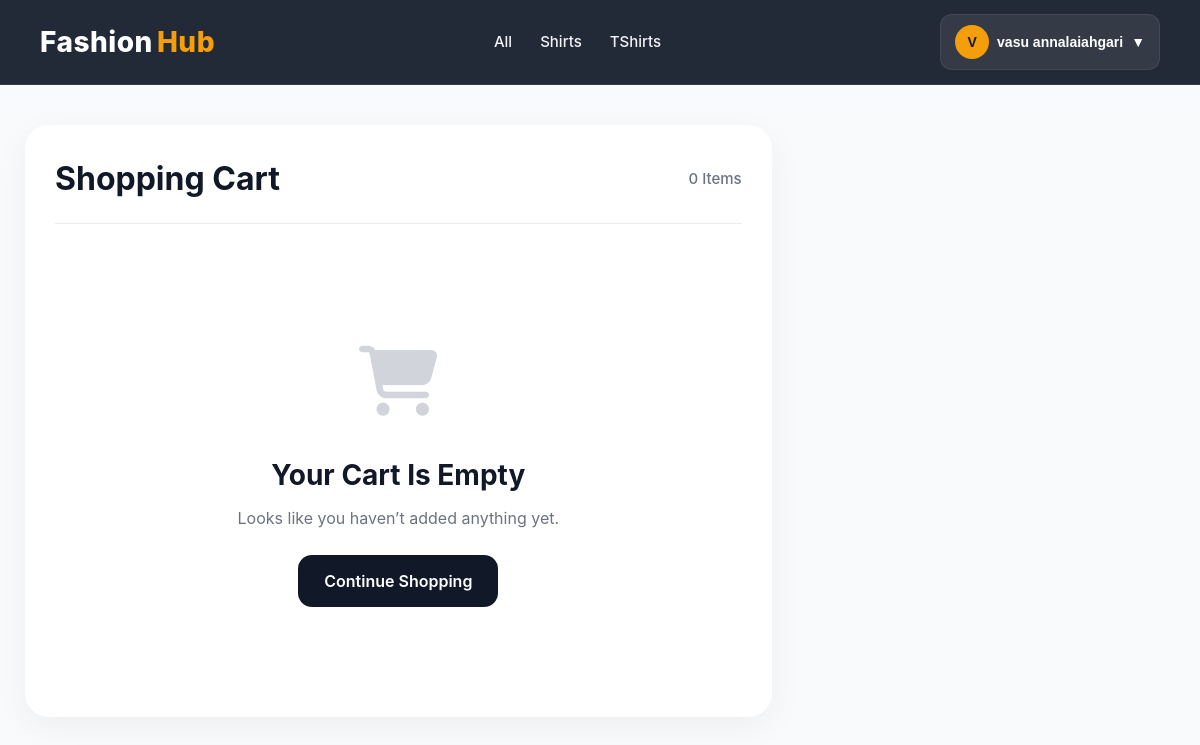
The page /cart/ (signed in) on the database as committed earlier.
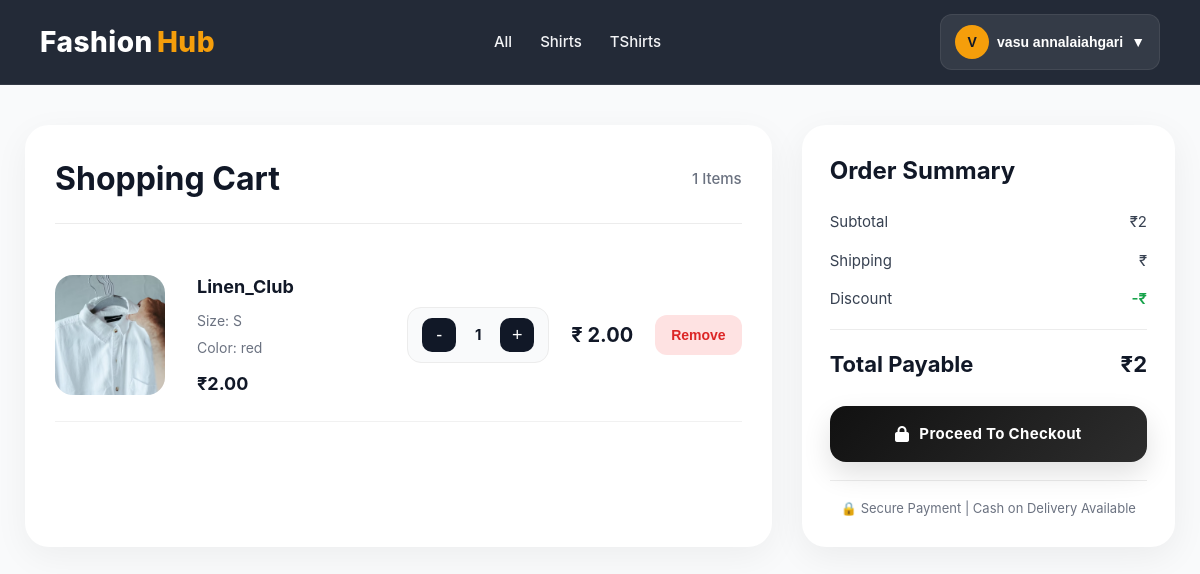
The same page on the database as committed later.
### products/models.py (models this page shows, shortened)
class BaseModel(models.Model):
    created_at = models.DateTimeField(
        auto_now_add=True
    )
    updated_at = models.DateTimeField(
        auto_now=True
    )
    class Meta:
        abstract = True

class Category(BaseModel):
    name = models.CharField(
        max_length=100,
        unique=True
    )
    slug = models.SlugField(
        unique=True,
        blank=True
    )
    image = models.ImageField(
        upload_to='categories/',
        blank=True,
        null=True
    )
    is_active = models.BooleanField(default=True)
    class Meta:
        verbose_name_plural = "Categories"
        ordering = ['name']
        indexes = [
            models.Index(fields=['slug']),
            models.Index(fields=['is_active']),
        ]

class ProductImage(BaseModel):
    product = models.ForeignKey(
        Product,
        on_delete=models.CASCADE,
        related_name='images'
    )
    image = models.ImageField(
        upload_to='products/'
    )
    is_primary = models.BooleanField(default=False)
    class Meta:
        ordering = ['-is_primary']

class ProductVariant(BaseModel):
    product = models.ForeignKey(
        Product,
        on_delete=models.CASCADE,
        related_name='variants'
    )
    size = models.ForeignKey(
        Size,
        on_delete=models.CASCADE,
        related_name='variants'
    )
    color = models.ForeignKey(
        Color,
        on_delete=models.CASCADE,
        related_name='variants'
    )
    sku = models.CharField(
        max_length=100,
        unique=True
    )
    wholesale_price = models.DecimalField(
        max_digits=10,
        decimal_places=2
    )
    stock_quantity = models.PositiveIntegerField(default=0)
    is_active = models.BooleanField(default=True)
    class Meta:
        unique_together = ['product', 'size', 'color']
        indexes = [
            models.Index(fields=['sku']),
            models.Index(fields=['stock_quantity']),
        ]

class Product(BaseModel):
    STATUS_CHOICES = (
        ('draft', 'Draft'),
        ('published', 'Published'),
        ('out_of_stock', 'Out Of Stock'),
    )
    id = models.UUIDField(
        primary_key=True,
        default=uuid.uuid4,
        editable=False
    )
    category = models.ForeignKey(
        Category,
        on_delete=models.CASCADE,
        related_name='products'
    )
    brand = models.ForeignKey(
        Brand,
        on_delete=models.CASCADE,
        related_name='products'
    )
    name = models.CharField(max_length=255)
    slug = models.SlugField(
        unique=True,
        blank=True
    )
    description = models.TextField()
    material = models.CharField(
        max_length=255,
        blank=True,
        null=True
    )
    minimum_order_quantity = models.PositiveIntegerField(
        default=1
    )
    status = models.CharField(
        max_length=20,
        choices=STATUS_CHOICES,
        default='draft'
    )
    is_featured = models.BooleanField(default=False)
    is_active = models.BooleanField(default=True)
    meta_title = models.CharField(
        max_length=255,
        blank=True,
        null=True
    )
    meta_description = models.TextField(
        blank=True,
        null=True
    )
    class Meta:
        ordering = ['-created_at']
        indexes = [
            models.Index(fields=['slug']),
            models.Index(fields=['status']),
            models.Index(fields=['is_active']),
        ]

class Size(BaseModel):
    name = models.CharField(
        max_length=20,
        unique=True
    )
    sort_order = models.PositiveIntegerField(default=0)
    class Meta:
        ordering = ['sort_order']

class Color(BaseModel):
    name = models.CharField(
        max_length=50,
        unique=True
    )
    hex_code = models.CharField(
        max_length=10,
        blank=True,
        null=True
    )
    class Meta:
        ordering = ['name']

### accounts/models.py (models this page shows, shortened)
class User(AbstractUser):
    username = None
    email = models.EmailField(
        unique=True
    )
    phone = models.CharField(
        max_length=10,
        unique=True
    )
    full_name = models.CharField(
        max_length=150
    )
    is_email_verified = models.BooleanField(
        default=False
    )
    USERNAME_FIELD = "email"
    REQUIRED_FIELDS = ["phone"]
    objects = UserManager()

### carts/models.py (models this page shows, shortened)
class Cart(models.Model):
    user = models.OneToOneField(
        settings.AUTH_USER_MODEL,
        on_delete=models.CASCADE,
        related_name='cart'
    )
    created_at = models.DateTimeField(auto_now_add=True)
    updated_at = models.DateTimeField(auto_now=True)
    @property
    def subtotal(self):
        result = self.items.aggregate(
            total=Sum(
                ExpressionWrapper(
                    F('quantity') * F('variant__wholesale_price'),
                    output_field=DecimalField()
                )
            )
        )['total']
        return result or Decimal("0.00")
    @property
    def total_items(self):
        return self.items.aggregate(
            total=Sum('quantity')
        )['total'] or 0
    @property
    def total_amount(self):
        return self.subtotal

class CartItem(models.Model):
    cart = models.ForeignKey(
        Cart,
        on_delete=models.CASCADE,
        related_name='items'
    )
    variant = models.ForeignKey(
        ProductVariant,
        on_delete=models.CASCADE,
        related_name='cart_items'
    )
    quantity = models.PositiveIntegerField(default=1)
    created_at = models.DateTimeField(auto_now_add=True)
    class Meta:
        constraints = [
            models.UniqueConstraint(
                fields=['cart', 'variant'],
                name='unique_cart_variant'
            )
        ]
    @property
    def total_price(self):
        if not self.variant:
            return Decimal("0.00")
        return self.quantity * self.variant.wholesale_price

### carts/views.py (the view)
@login_required
def cart_view(request):
    cart, _ = Cart.objects.get_or_create(user=request.user)
    items = (
        cart.items
        .select_related(
            "variant__product",
            "variant__size",
            "variant__color"
        )
        .all()
    )
    return render(request, "carts/carts.html", {
        "cart": cart,
        "items": items
    })

### home/context_processors.py (called while the page is built)
def global_data(request):
    return {
        "categories": Category.objects.all()
    }

### carts/templates/carts/carts.html (shortened to what this page needs)
{% load static %}
<!DOCTYPE html>
<html lang="en">
<head>
    <link rel="stylesheet"
          href="{% static 'carts/css/carts.css' %}">
    <link rel="stylesheet"
          href="https://cdnjs.cloudflare.com/ajax/libs/font-awesome/6.5.1/css/all.min.css">
</head>
<body>
{% include 'partials/navbar.html' %}
<div class="cart-container">
    <div class="cart-left">
        <div class="cart-header">
            <h1>Shopping Cart</h1>
            <p>
                <span id="cart-count">
                    {{ cart.total_items }}
                </span>
                Items
            </p>
        </div>
        {% for item in items %}
        <div class="cart-card"
             id="cart-item-{{ item.id }}">
            <div class="cart-image">
                {% with img=item.variant.product.images.first %}
                    {% if img %}
                        <img src="{{ img.image.url }}"
                             alt="{{ item.variant.product.name }}">
                    {% endif %}
                {% endwith %}
            </div>
            <div class="cart-content">
                <h3>
                    {{ item.variant.product.name }}
                </h3>
                <p>
                    Size:
                    {{ item.variant.size.name }}
                </p>
                <p>
                    Color:
                    {{ item.variant.color.name }}
                </p>
                <div class="price">
                    ₹{{ item.variant.wholesale_price }}
                </div>
            </div>
            <div class="qty-box">
                <button onclick="updateQty(
                    {{ item.id }},
                    'decrease'
                )">
                    -
                </button>
                <span id="qty-{{ item.id }}">
                    {{ item.quantity }}
                </span>
                <button onclick="updateQty(
                    {{ item.id }},
                    'increase'
                )">
                    +
                </button>
            </div>
            <div class="item-total">
                ₹<span id="total-{{ item.id }}">
                    {{ item.total_price }}
                </span>
            </div>
            <button class="remove-btn"
                    onclick="removeItem(
                        {{ item.id }}
                    )">
                Remove
            </button>
        </div>
        {% empty %}
        <div class="empty-cart">
            <div class="empty-cart-icon">
                <i class="fa-solid fa-cart-shopping"></i>
            </div>
            <h2>Your Cart Is Empty</h2>
            <p>
                Looks like you haven’t added anything yet.
            </p>
            <a href="/"
               class="continue-shopping-btn">
                Continue Shopping
            </a>
        </div>
        {% endfor %}
    </div>
    {% if cart.total_items > 0 %}
    <div class="cart-summary">
        <div class="summary-header">
            <h2>Order Summary</h2>
        </div>
        <div class="summary-row">
            <span>Subtotal</span>
            <span id="cart-subtotal">
                ₹{{ cart.subtotal }}
            </span>
        </div>
        <div class="summary-row">
            <span>Shipping</span>
            <span id="cart-shipping">
                {% if cart.subtotal > 999 %}
                    FREE
                {% else %}
                    ₹{{ cart.shipping_charge }}
                {% endif %}
            </span>
        </div>
        <div class="summary-row discount">
            <span>Discount</span>
            <span id="cart-discount">
                -₹{{ cart.discount_amount }}
            </span>
        </div>
        <hr class="divider">
        <div class="summary-row total">
            <span>Total Payable</span>
            <span id="cart-total">
                ₹{{ cart.total_amount }}
            </span>
        </div>
        <a href="{% url 'checkout' %}"
           class="checkout-btn">
            <i class="fas fa-lock"></i>
            Proceed To Checkout
        </a>
        <div class="secure-box">
            🔒 Secure Payment |
            Cash on Delivery Available
        </div>
    </div>
    {% endif %}
</div>
</body>
</html>

### home/templates/partials/navbar.html (shortened to what this page needs)
{% load static %}
<link rel="stylesheet" href="{% static 'home/css/navbar.css' %}">
<header class="header" id="header">
    <a href="/" class="logo">
        Fashion<span>Hub</span>
    </a>
      <nav class="nav" id="nav">
    <a href="{% url 'product_list' %}">All</a>
    {% for category in categories %}
        <a href="{% url 'product_list' %}?category={{ category.slug }}">
            {{ category.name }}
        </a>
    {% endfor %}
</nav>
    <div class="nav-actions">
        {% if request.user.is_authenticated %}
        <div class="account-dropdown" id="accountWrapper">
            <button class="account-btn" id="accountBtn" type="button">
                <span class="account-avatar">
                    {{ request.user.full_name|default:request.user.email|first|upper }}
                </span>
                <span class="account-name">
                    {{ request.user.full_name|default:request.user.email }}
                </span>
                <span class="dropdown-icon">▼</span>
            </button>
        </div>
        {% endif %}
    </div>
</header>

### carts/static/carts/css/carts.css (style rules this page uses)
* { margin: 0; padding: 0; box-sizing: border-box; }
body { font-family: Arial, sans-serif; background: #f6f7fb; color: #111827; line-height: 1.5; }
.cart-container { display: grid; grid-template-columns: 2fr 1fr; gap: 30px; max-width: 1450px; margin: auto; padding: 40px 25px; }
.cart-left { background: #ffffff; border-radius: 24px; padding: 30px; box-shadow: 0 10px 35px rgba(0,0,0,0.05); }
.cart-header { display: flex; justify-content: space-between; align-items: center; margin-bottom: 25px; padding-bottom: 20px; border-bottom: 1px solid #ececec; }
.cart-header h1 { font-size: 32px; font-weight: 700; color: #111827; }
.cart-header p { font-size: 15px; color: #6b7280; font-weight: 500; }
.cart-card { display: grid; grid-template-columns: 120px 1fr auto auto auto; gap: 22px; align-items: center; padding: 24px 0; border-bottom: 1px solid #f1f1f1; transition: 0.3s ease; }
.cart-image { width: 110px; height: 120px; overflow: hidden; border-radius: 18px; background: #f3f4f6; }
.cart-image img { width: 100%; height: 100%; object-fit: cover; transition: 0.4s ease; }
.cart-content h3 { font-size: 18px; font-weight: 700; margin-bottom: 10px; color: #111827; }
.cart-content p { font-size: 14px; color: #6b7280; margin-bottom: 6px; }
.price { margin-top: 12px; font-size: 18px; font-weight: 700; color: #111827; }
.qty-box { display: flex; align-items: center; gap: 12px; background: #f9fafb; padding: 10px 14px; border-radius: 14px; border: 1px solid #ececec; }
.qty-box button { width: 34px; height: 34px; border: none; border-radius: 10px; background: #111827; color: #ffffff; font-size: 18px; cursor: pointer; transition: 0.3s ease; }
.qty-box span { min-width: 20px; text-align: center; font-size: 15px; font-weight: 700; }
.item-total { font-size: 20px; font-weight: 700; color: #111827; }
.remove-btn { border: none; background: #fee2e2; color: #dc2626; padding: 12px 16px; border-radius: 12px; font-size: 14px; font-weight: 600; cursor: pointer; transition: 0.3s ease; }
.cart-summary { position: sticky; top: 20px; background: #ffffff; padding: 28px; border-radius: 24px; box-shadow: 0 10px 35px rgba(0,0,0,0.06); height: fit-content; }
.summary-header { margin-bottom: 22px; }
.summary-header h2 { font-size: 24px; font-weight: 700; color: #111827; }
.summary-row { display: flex; justify-content: space-between; align-items: center; margin: 16px 0; font-size: 15px; color: #374151; }
.summary-row.total { font-size: 22px; font-weight: 700; color: #111827; margin-top: 18px; }
.summary-row.discount span:last-child { color: #16a34a; font-weight: 600; }
.divider { margin: 18px 0; border: none; border-top: 1px solid #ececec; }
.checkout-btn { width: 100%; display: flex; align-items: center; justify-content: center; gap: 10px; margin-top: 25px; padding: 17px 20px; background: linear-gradient( 135deg, #111111, #2d2d2d ); color: #ffffff; text-decoration: none; border-radius: 16px; font-size: 15px; font-weight: 700; letter-spacing: 0.3px; transition: 0.35s ease; box-shadow: 0 12px 28px rgba(0,0,0,0.12); position: relative; overflow: hidden; }
.checkout-btn::before { content: ""; position: absolute; top: 0; left: -120%; width: 100%; height: 100%; background: linear-gradient( 120deg, transparent, rgba(255,255,255,0.2), transparent ); transition: 0.7s; }
.checkout-btn i { font-size: 16px; }
.secure-box { margin-top: 18px; padding-top: 18px; border-top: 1px solid #ececec; text-align: center; font-size: 13px; color: #6b7280; }

Rows that differ between the two databases and show on the page:
shown differently, row unchanged: Cart: total_items "0" → "1"; subtotal (not shown) → "2"; total_amount (not shown) → "2"
added CartItem: variant.product.images.first.image (picture), variant.product.name "Linen_Club", variant.size.name "S", variant.color.name "red", variant.wholesale_price "2.00", quantity "1", total_price "2.00"
Other text that changed with them:
text no longer shown: "Your Cart Is Empty Looks like you haven’t added anything yet. Continue Shopping"
text now shown: "Order Summary Subtotal ₹ Shipping ₹ Discount -₹ Total Payable ₹ Proceed To Checkout 🔒 Secure Payment | Cash on Delivery Available"
